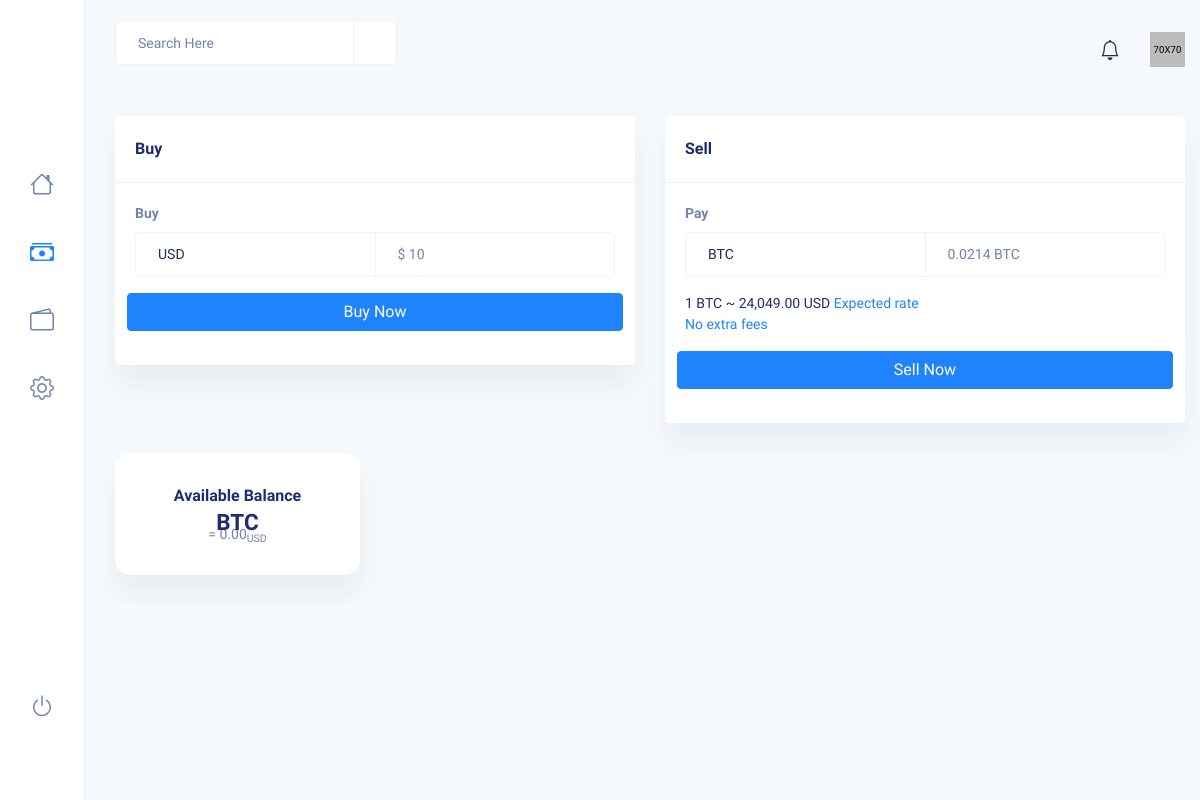
The app's page /Wallet/tradebtc.php (signed in), older data.
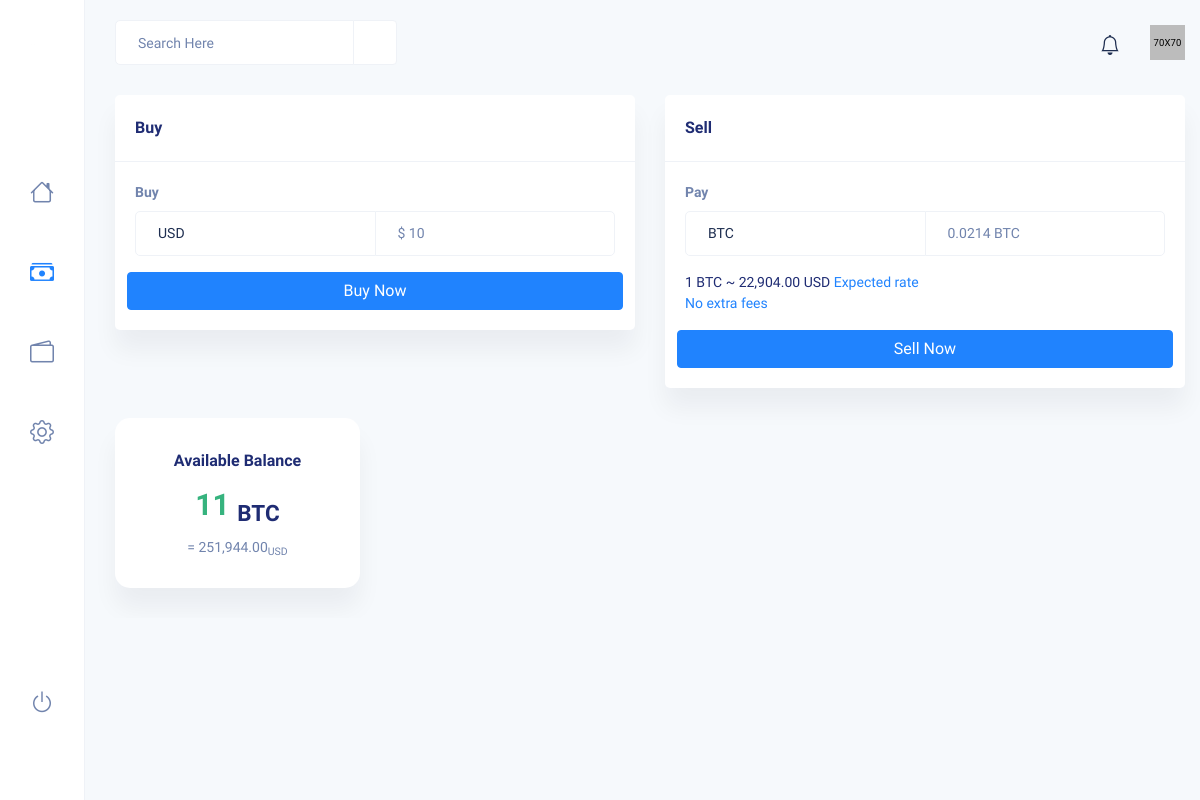
The same page, newer data.
### tables this page shows
CREATE TABLE `Bitcoin` (
  `ID` int(11) NOT NULL,
  `value` int(11) DEFAULT NULL
);

CREATE TABLE `BitcoinWallet` (
  `ID` int(11) NOT NULL,
  `ammount` int(11) DEFAULT NULL,
  `Address` varchar(40) NOT NULL
);

### Wallet/tradebtc.php (the view, shortened to what the changed rows need)
<?php
$connection = mysqli_connect("localhost","root","","Cripto");
$ID = $_SESSION['id'];
global $lastValue;
global $criptoWallet;
$btc = "SELECT * FROM Bitcoin ORDER BY ID DESC LIMIT 1";
$resultbtc = mysqli_query($connection, $btc);
if (mysqli_num_rows($resultbtc) > 0) {
    while($row = mysqli_fetch_assoc($resultbtc)) {
        $lastValue = $row["value"];
    }
} else {
    echo "0 results";
}
$cripto = "SELECT * FROM BitcoinWallet WHERE ID = '$ID'";
$resultwallet = mysqli_query($connection, $cripto);
if (mysqli_num_rows($resultwallet) > 0) {
    while($row = mysqli_fetch_assoc($resultwallet)) {
        $criptoWallet = $row["ammount"];
    }
} else {
    echo "0 results";
}
?>
<!DOCTYPE html>
<html lang="en">
  <head>
    <link rel="stylesheet" href="../css/style.css" />
  </head>
  <body class="dashboard">
    <div id="main-wrapper">
      <div class="content-body">
        <div class="container-fluid">
          <div class="row">
            <div class="col-xxl-3 col-xl-6">
              <div class="card">
                <div class="card-body">
                    <form
                            name="myform"
                            class="currency_validate trade-form row g-3"
                            action="buybtc.php"
                            method="post"
                    >
                        <div class="col-12">
                            <label class="form-label">Pay</label>
                            <div class="input-group">
                            </div>
                        </div>
                        <p class="mb-0">
                            1 BTC ~ <?php
                            echo number_format($lastValue,2);?> USD
                            <a href="#">Expected rate <br />No extra fees</a>
                        </p>
                        <button type="submit" class="btn btn-primary btn-block" name="SellCripto">Sell Now</button>
                    </form>
                </div>
              </div>
            </div>
              <div class="col-xxl-3 col-xl-3 col-lg-6 col-md-6 col-sm-6">
                  <div class="wallet-widget card">
                      <h5>Available Balance</h5>
                      <h2><span class="text-success"><?php
                              echo $criptoWallet;
                              ?></span> <sub>BTC</sub></h2>
                      <p>= <?php
                          echo number_format(floatval($criptoWallet) * floatval($lastValue),2);
                          ?><sub>USD</sub></p>
                  </div>
              </div>
  </body>
</html>

Row changes from the older to the newer data that the page shows:
no longer on this page (row unchanged): bitcoin: value "24,049.00", floatval($criptoWallet)*floatval($lastValue) "0.00"
added bitcoin: value "22,904.00"
added bitcoinwallet: ammount "11", floatval($criptoWallet)*floatval($lastValue) "251,944.00"
